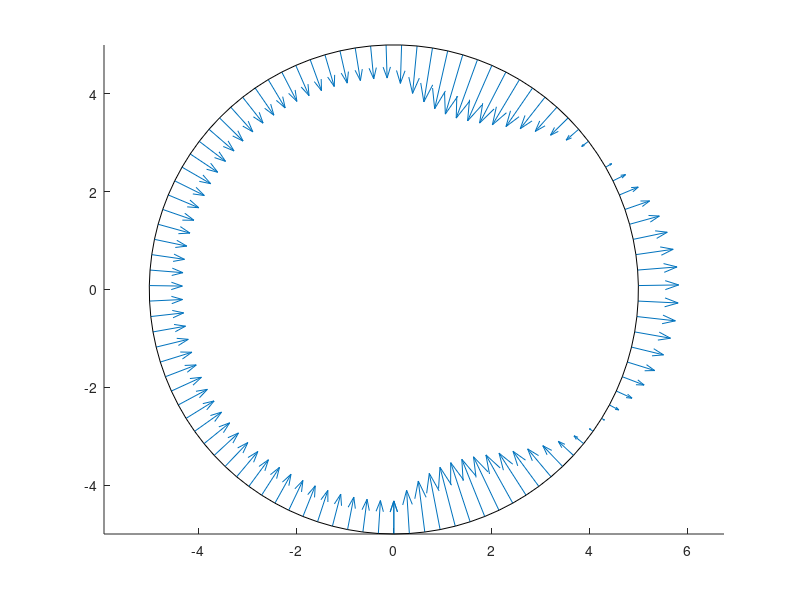

The MATLAB source for this figure:

close all
%teta1 = linspace(-pi/2, pi/2);
%teta2 = linspace(pi/2, 3/2*pi);

%cp90 = cp(pi/2);
%cd = (integral(@(t) (1-(1.814.*t-0.271.*t.^3-0.0471.*t.^5).^2).*cos(t), -pi/2, pi/2) + integral(@(t) (cp90).*cos(t), pi/2, 3*pi/2))/2
%cl = (integral(@(t) (1-(1.814.*t-0.271.*t.^3-0.0471.*t.^5).^2).*sin(t), -pi/2, pi/2) + integral(@(t) (cp90).*sin(t), pi/2, 3*pi/2))/2


r=5;


teta = linspace(-pi/2, 3/2*pi);
cp= @(x) (1-(1.814.*x-0.271.*x.^3-0.0471.*x.^5).^2) .* (x < pi/2) + (1-(1.814*(pi/2)-0.271*(pi/2)^3-0.0471*(pi/2)^5)^2).*(x >= pi/2);
cp(0.3*pi);
cp(3/2*pi)
x = r.*cos(teta);
y = r.*sin(teta);

hold on
quiver(x, y, cp(teta).*cos(teta), cp(teta).*sin(teta))
plot(r*cos(teta), r*sin(teta), "k")
axis equal
